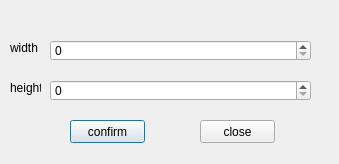
<?xml version="1.0" encoding="UTF-8"?>
<ui version="4.0">
 <class>InputDialog</class>
 <widget class="QDialog" name="InputDialog">
  <property name="geometry">
   <rect>
    <x>0</x>
    <y>0</y>
    <width>339</width>
    <height>164</height>
   </rect>
  </property>
  <property name="windowTitle">
   <string>InputDialog</string>
  </property>
  <widget class="QSpinBox" name="spinBox">
   <property name="geometry">
    <rect>
     <x>50</x>
     <y>40</y>
     <width>261</width>
     <height>21</height>
    </rect>
   </property>
   <property name="maximum">
    <number>1500</number>
   </property>
  </widget>
  <widget class="QSpinBox" name="spinBox_2">
   <property name="geometry">
    <rect>
     <x>50</x>
     <y>80</y>
     <width>261</width>
     <height>21</height>
    </rect>
   </property>
   <property name="maximum">
    <number>1500</number>
   </property>
  </widget>
  <widget class="QLabel" name="label">
   <property name="geometry">
    <rect>
     <x>10</x>
     <y>40</y>
     <width>31</width>
     <height>16</height>
    </rect>
   </property>
   <property name="text">
    <string>width</string>
   </property>
  </widget>
  <widget class="QLabel" name="label_2">
   <property name="geometry">
    <rect>
     <x>10</x>
     <y>80</y>
     <width>31</width>
     <height>16</height>
    </rect>
   </property>
   <property name="text">
    <string>height</string>
   </property>
  </widget>
  <widget class="QPushButton" name="confirmButton">
   <property name="geometry">
    <rect>
     <x>70</x>
     <y>120</y>
     <width>75</width>
     <height>23</height>
    </rect>
   </property>
   <property name="text">
    <string>confirm</string>
   </property>
  </widget>
  <widget class="QPushButton" name="closeButton">
   <property name="geometry">
    <rect>
     <x>200</x>
     <y>120</y>
     <width>75</width>
     <height>23</height>
    </rect>
   </property>
   <property name="text">
    <string>close</string>
   </property>
  </widget>
 </widget>
 <layoutdefault spacing="6" margin="11"/>
 <resources/>
 <connections/>
</ui>
